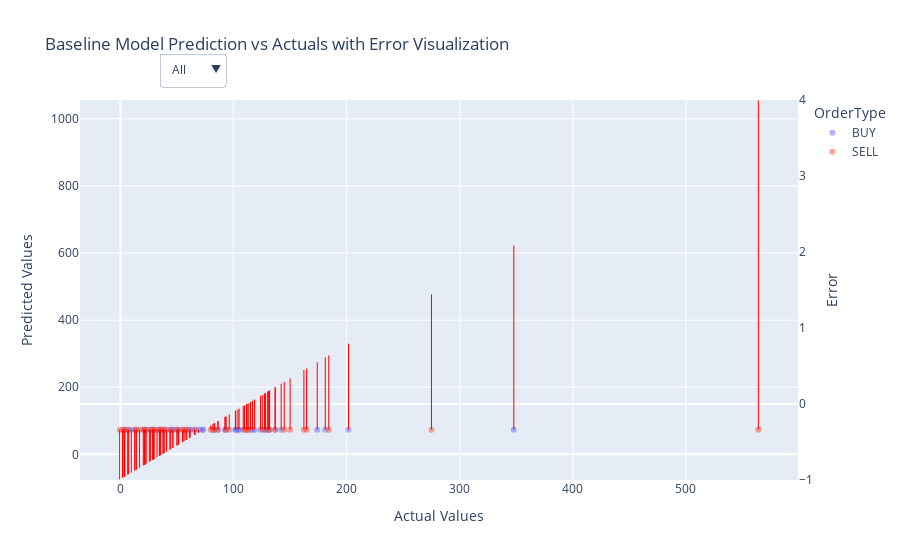

Notebook code cell kept with this figure:
### Code cell
import plotly.express as px
import plotly.graph_objects as go
import numpy as np
import pandas as pd

# Assuming actual2, predicted2, errors2, and order_type are predefined lists or arrays
actual2 = actual2
predicted2 = predicted2
errors2 = errors2  # Make sure you have defined errors2 somewhere in your code
order_type = order_type

df = pd.DataFrame({'Actual': actual2, 'Predicted': predicted2, 'Error': errors2, 'OrderType': order_type})

# Define your base title here
base_title = 'Baseline Model Prediction vs Actuals with Error Visualization'

# Initial scatter plot with the base title
fig = px.scatter(df, x='Actual', y='Predicted', color='OrderType', opacity=0.5,
                 labels={'Actual': 'Actual Values', 'Predicted': 'Predicted Values'},
                 title=base_title)

# Adding error lines using iterrows
for index, row in df.iterrows():
    fig.add_shape(
        go.layout.Shape(
            type="line",
            x0=row['Actual'],
            y0=row['Predicted'],
            x1=row['Actual'],
            y1=row['Actual'] + row['Error'],
            line=dict(color='red', width=1, dash='solid'),
        )
    )

# Add error trend on secondary y-axis
fig.add_trace(
    go.Scatter(
        x=df['Actual'],
        y=df['Error'],
        mode='lines',
        line=dict(dash='dot', color='red', width=.0001),
        marker=dict(color='red', size=1, opacity=0.1),
        yaxis='y2',
        name='Errors Trend',
        visible=False  # Ensure the trendline is initially hidden
    )
)

# Dropdown menus
order_types = df['OrderType'].unique()
dropdown_buttons = [
    dict(label='All',
         method='update',
         args=[{'visible': [True] * (len(df) + 1) + [False] * len(order_types) * 2},
               {'title': f'{base_title} - All Order Types', 'yaxis2.title': 'Error', 'yaxis2.overlaying': 'y', 'yaxis2.side': 'right'}])
]

for ot in order_types:
    errors_trend_visibility = (ot == "Sell")

    visible = ([row['OrderType'] == ot for _, row in df.iterrows()] * 2) + [errors_trend_visibility]
    dropdown_buttons.append(
        dict(label=ot,
             method='update',
             args=[{'visible': visible},
                   {'title': f'{base_title} - Order Type: {ot}',
                    'yaxis2.title': 'Error',
                    'yaxis2.overlaying': 'y',
                    'yaxis2.side': 'right'}])
    )

# Update layout with dropdown and ensure the secondary Y-axis is correctly configured
fig.update_layout(
    updatemenus=[
        dict(
            buttons=dropdown_buttons,
            direction="down",
            pad={"r": 10, "t": 10},
            showactive=True,
            x=0.11,
            xanchor="left",
            y=1.15,
            yanchor="top"
        ),
    ],
    yaxis2=dict(
        title='Error',
        overlaying='y',
        side='right',
        showgrid=False,
        showticklabels=True,
    )
)

fig.show()

### Figure 1 — Plotly figure (JSON) as saved in the notebook; plotly's stock layout.template omitted (floating-point values rounded to 4 significant figures; data arrays with more than 128 entries replaced by an {"elided": "..."} marker saying what was removed)
{"data": [{"hovertemplate": "OrderType=BUY<br>Actual Values=%{x}<br>Predicted Values=%{y}<extra></extra>", "legendgroup": "BUY", "marker": {"color": "#636efa", "opacity": 0.5, "symbol": "circle"}, "mode": "markers", "name": "BUY", "orientation": "v", "showlegend": true, "type": "scatter", "x": [6.4, 123.8, 83.2, 21.0, 104.9, 69.1, 9.6, 83.0, 102.0, 131.5, 128.3, 201.6, 50.1, 136.8, 73.1, 61.0, 142.1, 174, 25.6, 181.1, 116.8, 347.8, 65.8, 130.8, 38.7, 93.2, 101.6, 86.2, 108.6, 46.4, 118.6, 43.7, 103.9, 51.5, 61.7, 28.7, 37.5, 32.4, 54.9, 92.3, 127.4, 12.5, 3.0, 3.9, 46.4, 115, 22.8, 20.2, 72.2], "xaxis": "x", "y": [73.59, 73.59, 73.59, 73.59, 73.59, 73.59, 73.59, 73.59, 73.59, 73.59, 73.59, 73.59, 73.59, 73.59, 73.59, 73.59, 73.59, 73.59, 73.59, 73.59, 73.59, 73.59, 73.59, 73.59, 73.59, 73.59, 73.59, 73.59, 73.59, 73.59, 73.59, 73.59, 73.59, 73.59, 73.59, 73.59, 73.59, 73.59, 73.59, 73.59, 73.59, 73.59, 73.59, 73.59, 73.59, 73.59, 73.59, 73.59, 73.59], "yaxis": "y"}, {"hovertemplate": "OrderType=SELL<br>Actual Values=%{x}<br>Predicted Values=%{y}<extra></extra>", "legendgroup": "SELL", "marker": {"color": "#EF553B", "opacity": 0.5, "symbol": "circle"}, "mode": "markers", "name": "SELL", "orientation": "v", "showlegend": true, "type": "scatter", "x": [79.8, 81.8, 40.7, 184.2, 28.6, 162.2, 29.0, 35.6, 16.9, 50.0, 275.0, 1.8, 34.4, 55.5, 21.4, 65.6, 111.9, 56.9, 164.6, 58.6, 125.4, 150.0, 51.3, 14.0, 44.4, 58.2, 82.8, 109.7, 21.6, 29.4, 96.2, 144.8, 111.5, 93.3, 26.7, 7.2, 34.5, 86.3, 38.2, 13.8, 130.2, 21.6, 131.9, 564.0, 136.8, 113.0, -0.7, 3.6, 29.8, 35.2], "xaxis": "x", "y": [73.59, 73.59, 73.59, 73.59, 73.59, 73.59, 73.59, 73.59, 73.59, 73.59, 73.59, 73.59, 73.59, 73.59, 73.59, 73.59, 73.59, 73.59, 73.59, 73.59, 73.59, 73.59, 73.59, 73.59, 73.59, 73.59, 73.59, 73.59, 73.59, 73.59, 73.59, 73.59, 73.59, 73.59, 73.59, 73.59, 73.59, 73.59, 73.59, 73.59, 73.59, 73.59, 73.59, 73.59, 73.59, 73.59, 73.59, 73.59, 73.59, 73.59], "yaxis": "y"}, {"line": {"color": "red", "dash": "dot", "width": 0.0001}, "marker": {"color": "red", "opacity": 0.1, "size": 1}, "mode": "lines", "name": "Errors Trend", "type": "scatter", "visible": false, "x": [6.4, 79.8, 81.8, 40.7, 123.8, 184.2, 28.6, 83.2, 162.2, 29.0, 21.0, 104.9, 35.6, 69.1, 16.9, 50.0, 275.0, 9.6, 1.8, 83.0, 34.4, 102.0, 55.5, 21.4, 131.5, 128.3, 201.6, 65.6, 50.1, 111.9, 56.9, 164.6, 136.8, 58.6, 125.4, 73.1, 150.0, 51.3, 14.0, 44.4, 61.0, 142.1, 58.2, 174, 82.8, 25.6, 181.1, 109.7, 21.6, 29.4, 116.8, 347.8, 65.8, 96.2, 130.8, 38.7, 93.2, 101.6, 144.8, 111.5, 93.3, 86.2, 108.6, 26.7, 46.4, 7.2, 34.5, 86.3, 38.2, 118.6, 13.8, 43.7, 103.9, 51.5, 61.7, 28.7, 37.5, 130.2, 21.6, 32.4, 131.9, 564.0, 54.9, 136.8, 92.3, 127.4, 113.0, 12.5, -0.7, 3.0, 3.6, 3.9, 29.8, 35.2, 46.4, 115, 22.8, 20.2, 72.2], "y": [-67.19, 6.214, 8.214, -32.89, 50.21, 110.6, -44.99, 9.614, 88.61, -44.59, -52.59, 31.31, -37.99, -4.486, -56.69, -23.59, 201.4, -63.99, -71.79, 9.414, -39.19, 28.41, -18.09, -52.19, 57.91, 54.71, 128.0, -7.986, -23.49, 38.31, -16.69, 91.01, 63.21, -14.99, 51.81, -0.4862, 76.41, -22.29, -59.59, -29.19, -12.59, 68.51, -15.39, 100.4, 9.214, -47.99, 107.5, 36.11, -51.99, -44.19, 43.21, 274.2, -7.786, 22.61, 57.21, -34.89, 19.61, 28.01, 71.21, 37.91, 19.71, 12.61, 35.01, -46.89, -27.19, -66.39, -39.09, 12.71, -35.39, 45.01, -59.79, -29.89, 30.31, -22.09, -11.89, -44.89, -36.09, 56.61, -51.99, -41.19, 58.31, 490.4, -18.69, 63.21, 18.71, 53.81, 39.41, -61.09, -74.29, -70.59, -69.99, -69.69, -43.79, -38.39, -27.19, 41.41, -50.79, -53.39, -1.386], "yaxis": "y2"}], "layout": {"legend": {"title": {"text": "OrderType"}, "tracegroupgap": 0}, "shapes": [{"line": {"color": "red", "dash": "solid", "width": 1}, "type": "line", "x0": 6.4, "x1": 6.4, "y0": 73.59, "y1": -60.79}, {"line": {"color": "red", "dash": "solid", "width": 1}, "type": "line", "x0": 79.8, "x1": 79.8, "y0": 73.59, "y1": 86.01}, {"line": {"color": "red", "dash": "solid", "width": 1}, "type": "line", "x0": 81.8, "x1": 81.8, "y0": 73.59, "y1": 90.01}, {"line": {"color": "red", "dash": "solid", "width": 1}, "type": "line", "x0": 40.7, "x1": 40.7, "y0": 73.59, "y1": 7.814}, {"line": {"color": "red", "dash": "solid", "width": 1}, "type": "line", "x0": 123.8, "x1": 123.8, "y0": 73.59, "y1": 174.0}, {"line": {"color": "red", "dash": "solid", "width": 1}, "type": "line", "x0": 184.2, "x1": 184.2, "y0": 73.59, "y1": 294.8}, {"line": {"color": "red", "dash": "solid", "width": 1}, "type": "line", "x0": 28.6, "x1": 28.6, "y0": 73.59, "y1": -16.39}, {"line": {"color": "red", "dash": "solid", "width": 1}, "type": "line", "x0": 83.2, "x1": 83.2, "y0": 73.59, "y1": 92.81}, {"line": {"color": "red", "dash": "solid", "width": 1}, "type": "line", "x0": 162.2, "x1": 162.2, "y0": 73.59, "y1": 250.8}, {"line": {"color": "red", "dash": "solid", "width": 1}, "type": "line", "x0": 29.0, "x1": 29.0, "y0": 73.59, "y1": -15.59}, {"line": {"color": "red", "dash": "solid", "width": 1}, "type": "line", "x0": 21.0, "x1": 21.0, "y0": 73.59, "y1": -31.59}, {"line": {"color": "red", "dash": "solid", "width": 1}, "type": "line", "x0": 104.9, "x1": 104.9, "y0": 73.59, "y1": 136.2}, {"line": {"color": "red", "dash": "solid", "width": 1}, "type": "line", "x0": 35.6, "x1": 35.6, "y0": 73.59, "y1": -2.386}, {"line": {"color": "red", "dash": "solid", "width": 1}, "type": "line", "x0": 69.1, "x1": 69.1, "y0": 73.59, "y1": 64.61}, {"line": {"color": "red", "dash": "solid", "width": 1}, "type": "line", "x0": 16.9, "x1": 16.9, "y0": 73.59, "y1": -39.79}, {"line": {"color": "red", "dash": "solid", "width": 1}, "type": "line", "x0": 50.0, "x1": 50.0, "y0": 73.59, "y1": 26.41}, {"line": {"color": "red", "dash": "solid", "width": 1}, "type": "line", "x0": 275.0, "x1": 275.0, "y0": 73.59, "y1": 476.4}, {"line": {"color": "red", "dash": "solid", "width": 1}, "type": "line", "x0": 9.6, "x1": 9.6, "y0": 73.59, "y1": -54.39}, {"line": {"color": "red", "dash": "solid", "width": 1}, "type": "line", "x0": 1.8, "x1": 1.8, "y0": 73.59, "y1": -69.99}, {"line": {"color": "red", "dash": "solid", "width": 1}, "type": "line", "x0": 83.0, "x1": 83.0, "y0": 73.59, "y1": 92.41}, {"line": {"color": "red", "dash": "solid", "width": 1}, "type": "line", "x0": 34.4, "x1": 34.4, "y0": 73.59, "y1": -4.786}, {"line": {"color": "red", "dash": "solid", "width": 1}, "type": "line", "x0": 102.0, "x1": 102.0, "y0": 73.59, "y1": 130.4}, {"line": {"color": "red", "dash": "solid", "width": 1}, "type": "line", "x0": 55.5, "x1": 55.5, "y0": 73.59, "y1": 37.41}, {"line": {"color": "red", "dash": "solid", "width": 1}, "type": "line", "x0": 21.4, "x1": 21.4, "y0": 73.59, "y1": -30.79}, {"line": {"color": "red", "dash": "solid", "width": 1}, "type": "line", "x0": 131.5, "x1": 131.5, "y0": 73.59, "y1": 189.4}, {"line": {"color": "red", "dash": "solid", "width": 1}, "type": "line", "x0": 128.3, "x1": 128.3, "y0": 73.59, "y1": 183.0}, {"line": {"color": "red", "dash": "solid", "width": 1}, "type": "line", "x0": 201.6, "x1": 201.6, "y0": 73.59, "y1": 329.6}, {"line": {"color": "red", "dash": "solid", "width": 1}, "type": "line", "x0": 65.6, "x1": 65.6, "y0": 73.59, "y1": 57.61}, {"line": {"color": "red", "dash": "solid", "width": 1}, "type": "line", "x0": 50.1, "x1": 50.1, "y0": 73.59, "y1": 26.61}, {"line": {"color": "red", "dash": "solid", "width": 1}, "type": "line", "x0": 111.9, "x1": 111.9, "y0": 73.59, "y1": 150.2}, {"line": {"color": "red", "dash": "solid", "width": 1}, "type": "line", "x0": 56.9, "x1": 56.9, "y0": 73.59, "y1": 40.21}, {"line": {"color": "red", "dash": "solid", "width": 1}, "type": "line", "x0": 164.6, "x1": 164.6, "y0": 73.59, "y1": 255.6}, {"line": {"color": "red", "dash": "solid", "width": 1}, "type": "line", "x0": 136.8, "x1": 136.8, "y0": 73.59, "y1": 200.0}, {"line": {"color": "red", "dash": "solid", "width": 1}, "type": "line", "x0": 58.6, "x1": 58.6, "y0": 73.59, "y1": 43.61}, {"line": {"color": "red", "dash": "solid", "width": 1}, "type": "line", "x0": 125.4, "x1": 125.4, "y0": 73.59, "y1": 177.2}, {"line": {"color": "red", "dash": "solid", "width": 1}, "type": "line", "x0": 73.1, "x1": 73.1, "y0": 73.59, "y1": 72.61}, {"line": {"color": "red", "dash": "solid", "width": 1}, "type": "line", "x0": 150.0, "x1": 150.0, "y0": 73.59, "y1": 226.4}, {"line": {"color": "red", "dash": "solid", "width": 1}, "type": "line", "x0": 51.3, "x1": 51.3, "y0": 73.59, "y1": 29.01}, {"line": {"color": "red", "dash": "solid", "width": 1}, "type": "line", "x0": 14.0, "x1": 14.0, "y0": 73.59, "y1": -45.59}, {"line": {"color": "red", "dash": "solid", "width": 1}, "type": "line", "x0": 44.4, "x1": 44.4, "y0": 73.59, "y1": 15.21}, {"line": {"color": "red", "dash": "solid", "width": 1}, "type": "line", "x0": 61.0, "x1": 61.0, "y0": 73.59, "y1": 48.41}, {"line": {"color": "red", "dash": "solid", "width": 1}, "type": "line", "x0": 142.1, "x1": 142.1, "y0": 73.59, "y1": 210.6}, {"line": {"color": "red", "dash": "solid", "width": 1}, "type": "line", "x0": 58.2, "x1": 58.2, "y0": 73.59, "y1": 42.81}, {"line": {"color": "red", "dash": "solid", "width": 1}, "type": "line", "x0": 174, "x1": 174, "y0": 73.59, "y1": 274.4}, {"line": {"color": "red", "dash": "solid", "width": 1}, "type": "line", "x0": 82.8, "x1": 82.8, "y0": 73.59, "y1": 92.01}, {"line": {"color": "red", "dash": "solid", "width": 1}, "type": "line", "x0": 25.6, "x1": 25.6, "y0": 73.59, "y1": -22.39}, {"line": {"color": "red", "dash": "solid", "width": 1}, "type": "line", "x0": 181.1, "x1": 181.1, "y0": 73.59, "y1": 288.6}, {"line": {"color": "red", "dash": "solid", "width": 1}, "type": "line", "x0": 109.7, "x1": 109.7, "y0": 73.59, "y1": 145.8}, {"line": {"color": "red", "dash": "solid", "width": 1}, "type": "line", "x0": 21.6, "x1": 21.6, "y0": 73.59, "y1": -30.39}, {"line": {"color": "red", "dash": "solid", "width": 1}, "type": "line", "x0": 29.4, "x1": 29.4, "y0": 73.59, "y1": -14.79}, {"line": {"color": "red", "dash": "solid", "width": 1}, "type": "line", "x0": 116.8, "x1": 116.8, "y0": 73.59, "y1": 160.0}, {"line": {"color": "red", "dash": "solid", "width": 1}, "type": "line", "x0": 347.8, "x1": 347.8, "y0": 73.59, "y1": 622.0}, {"line": {"color": "red", "dash": "solid", "width": 1}, "type": "line", "x0": 65.8, "x1": 65.8, "y0": 73.59, "y1": 58.01}, {"line": {"color": "red", "dash": "solid", "width": 1}, "type": "line", "x0": 96.2, "x1": 96.2, "y0": 73.59, "y1": 118.8}, {"line": {"color": "red", "dash": "solid", "width": 1}, "type": "line", "x0": 130.8, "x1": 130.8, "y0": 73.59, "y1": 188.0}, {"line": {"color": "red", "dash": "solid", "width": 1}, "type": "line", "x0": 38.7, "x1": 38.7, "y0": 73.59, "y1": 3.814}, {"line": {"color": "red", "dash": "solid", "width": 1}, "type": "line", "x0": 93.2, "x1": 93.2, "y0": 73.59, "y1": 112.8}, {"line": {"color": "red", "dash": "solid", "width": 1}, "type": "line", "x0": 101.6, "x1": 101.6, "y0": 73.59, "y1": 129.6}, {"line": {"color": "red", "dash": "solid", "width": 1}, "type": "line", "x0": 144.8, "x1": 144.8, "y0": 73.59, "y1": 216.0}, {"line": {"color": "red", "dash": "solid", "width": 1}, "type": "line", "x0": 111.5, "x1": 111.5, "y0": 73.59, "y1": 149.4}, {"line": {"color": "red", "dash": "solid", "width": 1}, "type": "line", "x0": 93.3, "x1": 93.3, "y0": 73.59, "y1": 113.0}, {"line": {"color": "red", "dash": "solid", "width": 1}, "type": "line", "x0": 86.2, "x1": 86.2, "y0": 73.59, "y1": 98.81}, {"line": {"color": "red", "dash": "solid", "width": 1}, "type": "line", "x0": 108.6, "x1": 108.6, "y0": 73.59, "y1": 143.6}, {"line": {"color": "red", "dash": "solid", "width": 1}, "type": "line", "x0": 26.7, "x1": 26.7, "y0": 73.59, "y1": -20.19}, {"line": {"color": "red", "dash": "solid", "width": 1}, "type": "line", "x0": 46.4, "x1": 46.4, "y0": 73.59, "y1": 19.21}, {"line": {"color": "red", "dash": "solid", "width": 1}, "type": "line", "x0": 7.2, "x1": 7.2, "y0": 73.59, "y1": -59.19}, {"line": {"color": "red", "dash": "solid", "width": 1}, "type": "line", "x0": 34.5, "x1": 34.5, "y0": 73.59, "y1": -4.586}, {"line": {"color": "red", "dash": "solid", "width": 1}, "type": "line", "x0": 86.3, "x1": 86.3, "y0": 73.59, "y1": 99.01}, {"line": {"color": "red", "dash": "solid", "width": 1}, "type": "line", "x0": 38.2, "x1": 38.2, "y0": 73.59, "y1": 2.814}, {"line": {"color": "red", "dash": "solid", "width": 1}, "type": "line", "x0": 118.6, "x1": 118.6, "y0": 73.59, "y1": 163.6}, {"line": {"color": "red", "dash": "solid", "width": 1}, "type": "line", "x0": 13.8, "x1": 13.8, "y0": 73.59, "y1": -45.99}, {"line": {"color": "red", "dash": "solid", "width": 1}, "type": "line", "x0": 43.7, "x1": 43.7, "y0": 73.59, "y1": 13.81}, {"line": {"color": "red", "dash": "solid", "width": 1}, "type": "line", "x0": 103.9, "x1": 103.9, "y0": 73.59, "y1": 134.2}, {"line": {"color": "red", "dash": "solid", "width": 1}, "type": "line", "x0": 51.5, "x1": 51.5, "y0": 73.59, "y1": 29.41}, {"line": {"color": "red", "dash": "solid", "width": 1}, "type": "line", "x0": 61.7, "x1": 61.7, "y0": 73.59, "y1": 49.81}, {"line": {"color": "red", "dash": "solid", "width": 1}, "type": "line", "x0": 28.7, "x1": 28.7, "y0": 73.59, "y1": -16.19}, {"line": {"color": "red", "dash": "solid", "width": 1}, "type": "line", "x0": 37.5, "x1": 37.5, "y0": 73.59, "y1": 1.414}, {"line": {"color": "red", "dash": "solid", "width": 1}, "type": "line", "x0": 130.2, "x1": 130.2, "y0": 73.59, "y1": 186.8}, {"line": {"color": "red", "dash": "solid", "width": 1}, "type": "line", "x0": 21.6, "x1": 21.6, "y0": 73.59, "y1": -30.39}, {"line": {"color": "red", "dash": "solid", "width": 1}, "type": "line", "x0": 32.4, "x1": 32.4, "y0": 73.59, "y1": -8.786}, {"line": {"color": "red", "dash": "solid", "width": 1}, "type": "line", "x0": 131.9, "x1": 131.9, "y0": 73.59, "y1": 190.2}, {"line": {"color": "red", "dash": "solid", "width": 1}, "type": "line", "x0": 564.0, "x1": 564.0, "y0": 73.59, "y1": 1054.0}, {"line": {"color": "red", "dash": "solid", "width": 1}, "type": "line", "x0": 54.9, "x1": 54.9, "y0": 73.59, "y1": 36.21}, {"line": {"color": "red", "dash": "solid", "width": 1}, "type": "line", "x0": 136.8, "x1": 136.8, "y0": 73.59, "y1": 200.0}, {"line": {"color": "red", "dash": "solid", "width": 1}, "type": "line", "x0": 92.3, "x1": 92.3, "y0": 73.59, "y1": 111.0}, {"line": {"color": "red", "dash": "solid", "width": 1}, "type": "line", "x0": 127.4, "x1": 127.4, "y0": 73.59, "y1": 181.2}, {"line": {"color": "red", "dash": "solid", "width": 1}, "type": "line", "x0": 113.0, "x1": 113.0, "y0": 73.59, "y1": 152.4}, {"line": {"color": "red", "dash": "solid", "width": 1}, "type": "line", "x0": 12.5, "x1": 12.5, "y0": 73.59, "y1": -48.59}, {"line": {"color": "red", "dash": "solid", "width": 1}, "type": "line", "x0": -0.7, "x1": -0.7, "y0": 73.59, "y1": -74.99}, {"line": {"color": "red", "dash": "solid", "width": 1}, "type": "line", "x0": 3.0, "x1": 3.0, "y0": 73.59, "y1": -67.59}, {"line": {"color": "red", "dash": "solid", "width": 1}, "type": "line", "x0": 3.6, "x1": 3.6, "y0": 73.59, "y1": -66.39}, {"line": {"color": "red", "dash": "solid", "width": 1}, "type": "line", "x0": 3.9, "x1": 3.9, "y0": 73.59, "y1": -65.79}, {"line": {"color": "red", "dash": "solid", "width": 1}, "type": "line", "x0": 29.8, "x1": 29.8, "y0": 73.59, "y1": -13.99}, {"line": {"color": "red", "dash": "solid", "width": 1}, "type": "line", "x0": 35.2, "x1": 35.2, "y0": 73.59, "y1": -3.186}, {"line": {"color": "red", "dash": "solid", "width": 1}, "type": "line", "x0": 46.4, "x1": 46.4, "y0": 73.59, "y1": 19.21}, {"line": {"color": "red", "dash": "solid", "width": 1}, "type": "line", "x0": 115, "x1": 115, "y0": 73.59, "y1": 156.4}, {"line": {"color": "red", "dash": "solid", "width": 1}, "type": "line", "x0": 22.8, "x1": 22.8, "y0": 73.59, "y1": -27.99}, {"line": {"color": "red", "dash": "solid", "width": 1}, "type": "line", "x0": 20.2, "x1": 20.2, "y0": 73.59, "y1": -33.19}, {"line": {"color": "red", "dash": "solid", "width": 1}, "type": "line", "x0": 72.2, "x1": 72.2, "y0": 73.59, "y1": 70.81}], "title": {"text": "Baseline Model Prediction vs Actuals with Error Visualization"}, "updatemenus": [{"buttons": [{"args": [{"visible": [true, true, true, true, true, true, true, true, true, true, true, true, true, true, true, true, true, true, true, true, true, true, true, true, true, true, true, true, true, true, true, true, true, true, true, true, true, true, true, true, true, true, true, true, true, true, true, true, true, true, true, true, true, true, true, true, true, true, true, true, true, true, true, true, true, true, true, true, true, true, true, true, true, true, true, true, true, true, true, true, true, true, true, true, true, true, true, true, true, true, true, true, true, true, true, true, true, true, true, true, false, false, false, false]}, {"title": "Baseline Model Prediction vs Actuals with Error Visualization - All Order Types", "yaxis2.overlaying": "y", "yaxis2.side": "right", "yaxis2.title": "Error"}], "label": "All", "method": "update"}, {"args": [{"visible": {"elided": "199 bool values"}}, {"title": "Baseline Model Prediction vs Actuals with Error Visualization - Order Type: BUY", "yaxis2.overlaying": "y", "yaxis2.side": "right", "yaxis2.title": "Error"}], "label": "BUY", "method": "update"}, {"args": [{"visible": {"elided": "199 bool values"}}, {"title": "Baseline Model Prediction vs Actuals with Error Visualization - Order Type: SELL", "yaxis2.overlaying": "y", "yaxis2.side": "right", "yaxis2.title": "Error"}], "label": "SELL", "method": "update"}], "direction": "down", "pad": {"r": 10, "t": 10}, "showactive": true, "x": 0.11, "xanchor": "left", "y": 1.15, "yanchor": "top"}], "xaxis": {"anchor": "y", "domain": [0, 1], "title": {"text": "Actual Values"}}, "yaxis": {"anchor": "x", "domain": [0, 1], "title": {"text": "Predicted Values"}}, "yaxis2": {"overlaying": "y", "showgrid": false, "showticklabels": true, "side": "right", "title": {"text": "Error"}}}}
